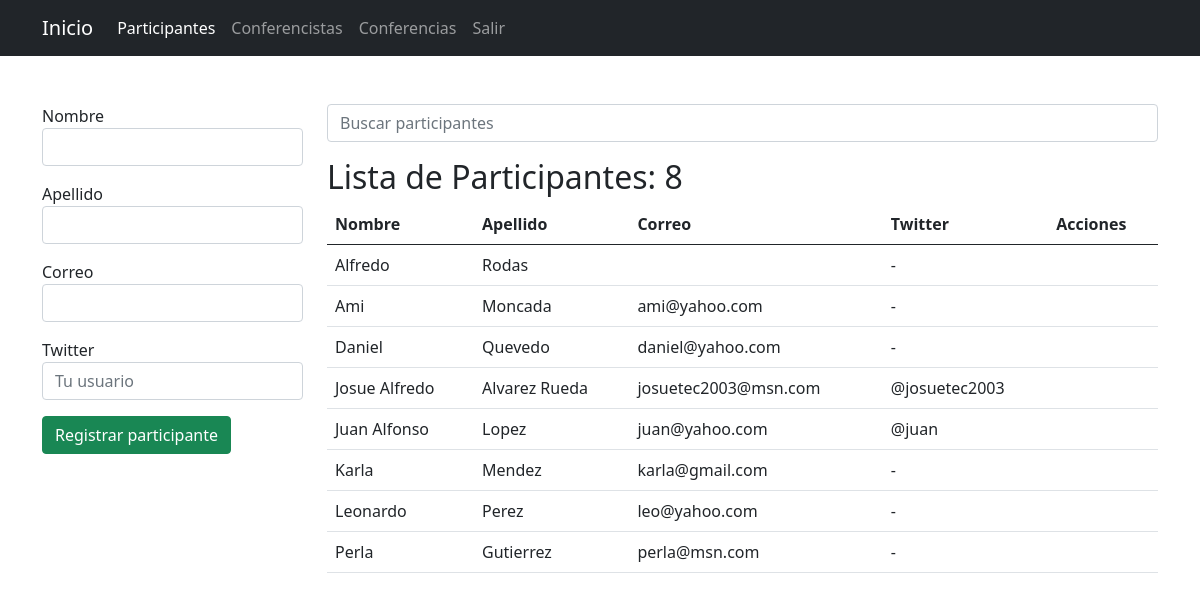
Page /registro/participantes/ (signed in) on the earlier database version.
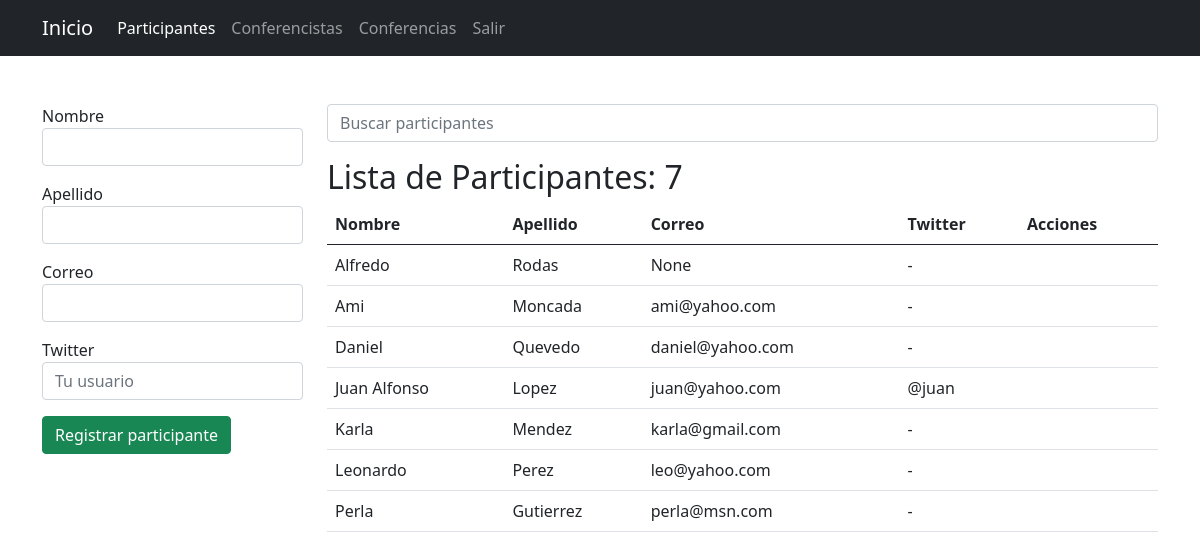
Same page on the later database version.
### app_registro/models.py (models this page shows, shortened)
class Participante(models.Model):
    nombre = models.CharField(max_length=25)
    apellido = models.CharField(max_length=25)
    correo = models.EmailField(null=True, blank=True)
    twitter = models.CharField(max_length=35, null=True, blank=True)
    user = models.OneToOneField(User, on_delete=models.CASCADE, null=True, blank=True)

### app_registro/views.py (the view, shortened to what this page needs)
# urls.py: path('participantes/', views.participantes, name="participantes"),
@login_required()
def participantes(request):
    activo = 'participantes'
    q = request.GET.get('q')
    if q:
        data = Participante.objects.filter(nombre__startswith=q).order_by('nombre')
        '''
            select *
            from participantes
            where nombre like 'n%'
        '''
    else:
        data = Participante.objects.all().order_by('nombre')
    ctx = {
        'activo': activo,
        'participantes': data,
        'q': q
    }
    return render(request, 'registro/participantes.html', ctx)

### app_registro/templates/registro/participantes.html (shortened to what this page needs)
{% extends "base.html" %}
{% block container %}
    <div class="row">
        <div class="col-3">
            {% if p %}
            <form action="{% url 'registro:editar_participante' p.id %}" method="post">
            {% else %}
            <form action="{% url 'registro:participantes' %}" method="post">
            {% endif %}
                <div class="mb-3">
                    <label for="nombre">Nombre</label>
                    <input type="text" value="{{ p.nombre }}" name="nombre" id="nombre" class="form-control" required autofocus>
                </div>
                <div class="mb-3">
                    <label for="apellido">Apellido</label>
                    <input type="text" value="{{ p.apellido }}" name="apellido" id="apellido" class="form-control" required>
                </div>
                <div class="mb-3">
                    <label for="correo">Correo</label>
                    <input type="email" value="{{ p.correo }}" name="correo" id="correo" class="form-control" required>
                </div>
                <div class="mb-3">
                    <label for="twitter">Twitter</label>
                    <input type="text" value="{{ p.twitter }}" name="twitter" id="twitter" class="form-control" placeholder="Tu usuario" required>
                </div>
                <div class="mb-3">
                    {% if p %}
                    <input type="submit" class="btn btn-success" value="Actualizar participante">
                    {% else %}
                    <input type="submit" class="btn btn-success" value="Registrar participante">
                    {% endif %}
                </div>
            </form>
        </div>
        <div class="col-9">
            <form action="" method="get">
                <input type="search" name="q" value="{{ q|default_if_none:'' }}" class="form-control" placeholder="Buscar participantes">
            </form>
            <h2 class="mt-3">Lista de Participantes: {{ participantes.count }}</h2>
            <table class="table table-hover">
                <thead>
                    <tr>
                        <th>Nombre</th>
                        <th>Apellido</th>
                        <th>Correo</th>
                        <th>Twitter</th>
                        <th>Acciones</th>
                    </tr>
                </thead>
                <tbody>
                    {% for p in participantes %}
                    <tr>
                        <td>{{ p.nombre }}</td>
                        <td>{{ p.apellido }}</td>
                        <td>{{ p.correo }}</td>
                        <td>
                            {{ p.twitter|default_if_none:'-' }}
                        </td>
                        <td class="text-center">
                            <a onclick="if (!confirm('Confirme la eliminacion')) return false;" href="{% url 'registro:eliminar_participante' p.id %}" class="text-danger"><span class="fas fa-trash-alt"></span></a>
                            <a href="{% url 'registro:editar_participante' p.id %}" class="text-success"><span class="fas fa-edit"></span></a>
                        </td>
                    </tr>
                    {% empty %}
                    <tr>
                        <td colspan="5" class="text-danger text-center">No se encontraron resultados</td>
                    </tr>
                    {% endfor %}
                </tbody>
            </table>
        </div>
    </div>
{% endblock %}

### global_templates/base.html (shortened to what this page needs)
{% load static %}
<!DOCTYPE html>
<html lang="en">
<head>
    <link href="{% static 'registro/bootstrap/bootstrap.min.css' %}" rel="stylesheet">
    <link href="{% static 'registro/css/all.css' %}" rel="stylesheet"/>
</head>
<body>
    <nav class="navbar navbar-expand-lg navbar-dark bg-dark">
        <div class="container">
            <a class="navbar-brand" href="/">Inicio</a>
            <div class="collapse navbar-collapse" id="navbarNavAltMarkup">
                <div class="navbar-nav">
                    <a class="nav-link {% if activo == 'participantes' %}active{% endif %}" href="{% url 'registro:participantes' %}">Participantes</a>
                    <a class="nav-link {% if activo == 'conferencistas' %}active{% endif %}" href="#">Conferencistas</a>
                    <a class="nav-link {% if activo == 'conferencias' %}active{% endif %}" href="{% url 'registro:conferencias' %}">Conferencias</a>
                    <a class="nav-link" href="{% url 'logout_view' %}">Salir</a>
                    <a class="nav-link text-warning" href="{% url 'logout_view' %}">{{ request.user.participante }}</a>
                </div>
            </div>
        </div>
    </nav>
    <div class="container mt-5">
        {% block container %}{% endblock %}
    </div>
</body>
</html>

Differences in the rows shown:
removed Participante: nombre "Josue Alfredo", apellido "Alvarez Rueda", correo "josuetec2003@msn.com", twitter "@josuetec2003"
changed Participante "Alfredo": correo (not shown) → "None"
Other differences:
{{ participantes.count }}: "8" → "7"
